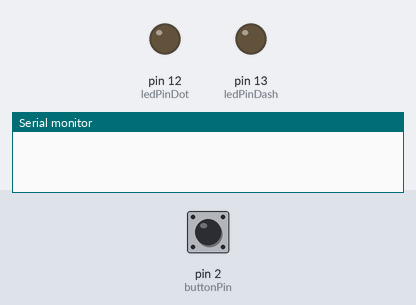
The sketch below on a simulated Arduino Uno, built with avr-gcc and run on an emulated ATmega328P. Parts: output pins drawn as LEDs (lit = HIGH), the last lines printed to the serial monitor. The inputs (shaded band) are chosen by the test bench; at power-on: pin 2 (buttonPin) HIGH.

Above: at 1.2 s.
1.3 s: pin 2 (buttonPin) pulled LOW for 0.15 s
At 2.6 s:
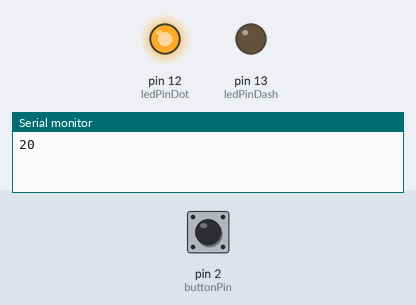
2.9 s: pin 2 (buttonPin) pulled LOW for 1 s
At 3.3 s:
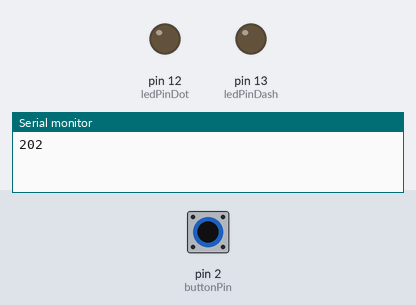
Timing chart, 0 to 5.9 s (numbered marks = the images above; inputs shaded):
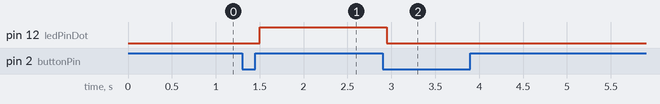

Measured:
- after the input at 1.3 s, pin 12 (ledPinDot): LOW → HIGH after 0.20 s
- after the input at 2.9 s, pin 12 (ledPinDot): HIGH → LOW after 0.05 s

The sketch:

Morse_Code_Project1.ino
```cpp
// constants won't change. They're used here to set pin numbers:
const int buttonPin = 2;    // the number of the pushbutton pin
const int ledPinDash = 13; // the number of the LED pin
const int ledPinDot = 12;

//Timeconstants
const int T = 300;
const int dot = T;
const int dash = 3*T;
const int shortPause = 1.8*T;
const int mediumPause = 5*T;
const int longPause = 20*T;


// Variables will change:
int buttonState = HIGH;             // the current reading from the input pin
int lastButtonState = HIGH;   // the previous reading from the input pin
bool initButton = false; //initiates on first click


// the following variables are unsigned longs because the time, measured in
// milliseconds, will quickly become a bigger number than can be stored in an int.
unsigned long lastDebounceTime = 0;  // the last time the output pin was toggled
unsigned long debounceDelay = 50;    // the debounce time; increase if the output flickers
unsigned long buttonLastPressedTime = 0;
unsigned long pauseTimeStart = 0;

void setup() {
  pinMode(buttonPin, INPUT);
  pinMode(ledPinDash, OUTPUT);
  pinMode(ledPinDot, OUTPUT);

  Serial.begin(9600);
}

void loop() {
  // read the state of the switch into a local variable:
  int reading = digitalRead(buttonPin);

  // check to see if you just pressed the button
  // (i.e. the input went from LOW to HIGH), and you've waited long enough
  // since the last press to ignore any noise:

  // If the switch changed, due to noise or pressing:
  if (reading != lastButtonState) {
    // reset the debouncing timer
    lastDebounceTime = millis();
    initButton = true;
  }

  if ((millis() - lastDebounceTime) > debounceDelay && initButton == true) {
    // whatever the reading is at, it's been there for longer than the debounce
    // delay, so take it as the actual current state:

    // if the button state has changed:
    if (reading != buttonState) {
      buttonState = reading;

      if (buttonState == LOW) {
        digitalWrite(ledPinDash, LOW);
        digitalWrite(ledPinDot, LOW);

        buttonLastPressedTime = millis();

        int timeSincePauseStarted = millis() - pauseTimeStart;

        if (timeSincePauseStarted >= shortPause && timeSincePauseStarted < mediumPause) {
          //Symbol pause - short pause
          Serial.print("2");
        } else if (timeSincePauseStarted >= mediumPause && timeSincePauseStarted < longPause){
          //Word pause - medium pause
          Serial.print("3");
        }

        pauseTimeStart = 0;

      } else if (buttonState == HIGH) {
        int timeSincePressed = millis() - buttonLastPressedTime;
        if(timeSincePressed <= dot){
          //Printing a Dot
          Serial.print("0");
          digitalWrite(ledPinDot, HIGH);
        } else if (timeSincePressed > dot && timeSincePressed <= dash) {
          //Printing a Dash
          Serial.print("1");
          digitalWrite(ledPinDash, HIGH);
        }
        pauseTimeStart = millis();
        buttonLastPressedTime = 0;
      }
    }

  }

  // save the reading. Next time through the loop, it'll be the lastButtonState:
  lastButtonState = reading;
}
```
